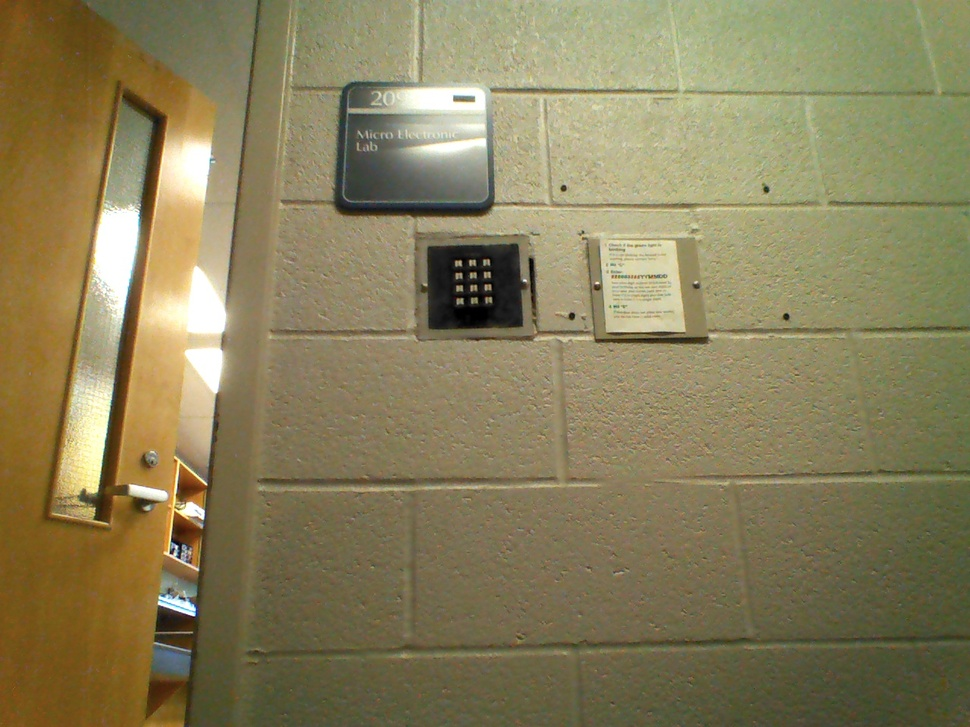
#> input picture Image Proc/firstRoomNum1.jpg, 970 x 727 px, shrunk from 1280 x 960 before the run
$ python filter_image.py   (Python 2 division)
#> lines starting #> are read from the running program, lines starting #| are printed output that depends on the picture
import Image

#image = 0
def histVert(image_data, filter, width, height):
    count = 0
    array = []
    for x in range(0,width):
        count = 0
        for y in range(0, height):
            c = image_data[y*height + x]
            if ( c > 250 ):
                count = count + 1
        percent = (float(count)/float(width)) * 100
        print percent
        array.append(percent)
    return array

def histHorz(image_data, filter, width, height):
    return

def findPlaque(image_data, width, height):
    top_filter = [ -1, -2, -1, 0, 0, 0, 1, 2, 1 ]
    left_filter = [ -1, 0, 1, -2, 0, 2, -1, 0, 1 ]
    vert_hist = histVert(image_data, left_filter, width, height)
    horz_hist = histHorz(image_data, left_filter, width, height)

def main():
    image_name = raw_input("Enter image name: ")
#> the answer given: ../Image Proc/firstRoomNum1.jpg
    image = Image.open(image_name)
#> image is the input picture: PIL image 970x727 RGB; mean R, G, B 136.5, 127, 89.8
    bw_image = image.convert('1')#converts to black and white
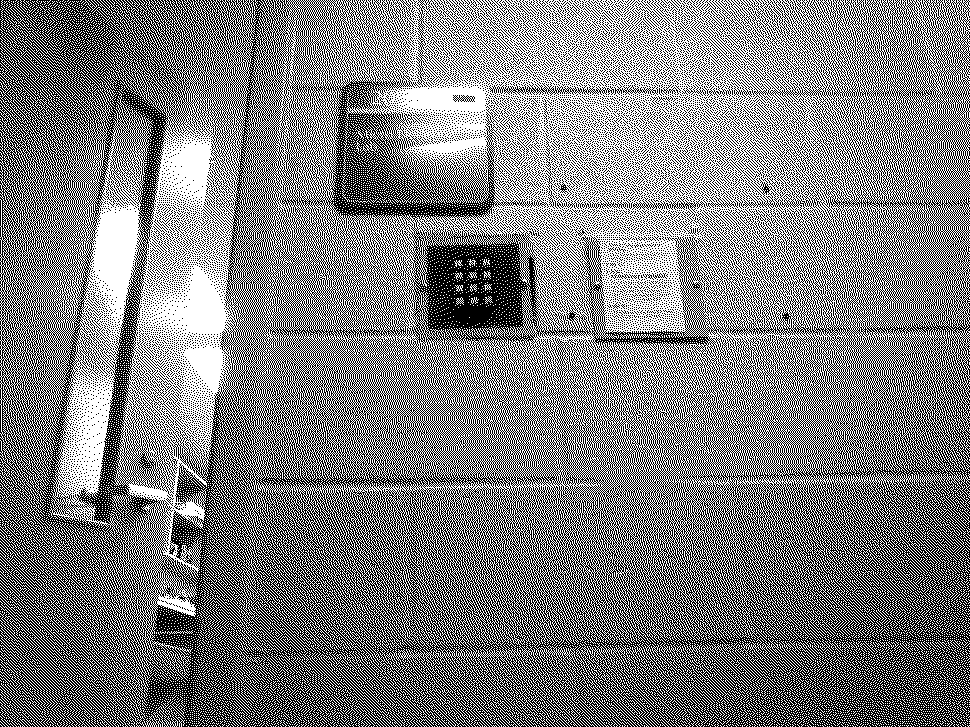
#> bw_image: PIL image 970x727 1; 49% white in thin lines or dots
    bw_image_data = list(bw_image.getdata())
#> bw_image_data = 705190 items
    # returns single values between 0 and 255
    # normal RGB image will return a 3-tuple of (r,g,b)
    findPlaque(bw_image_data, image.size[0], image.size[1])
#> after the loop in histVert, `for x in range(0,width):`: array = 970 values, max 44.64 at index 530, min 36.08 at index 666, mean 40.05
#> in findPlaque, `vert_hist = histVert(image_data, left_filter, width, height)`: vert_hist has the same summary as array in histVert

main()

$ run again, on Image Proc/firstRoomNum3.jpg
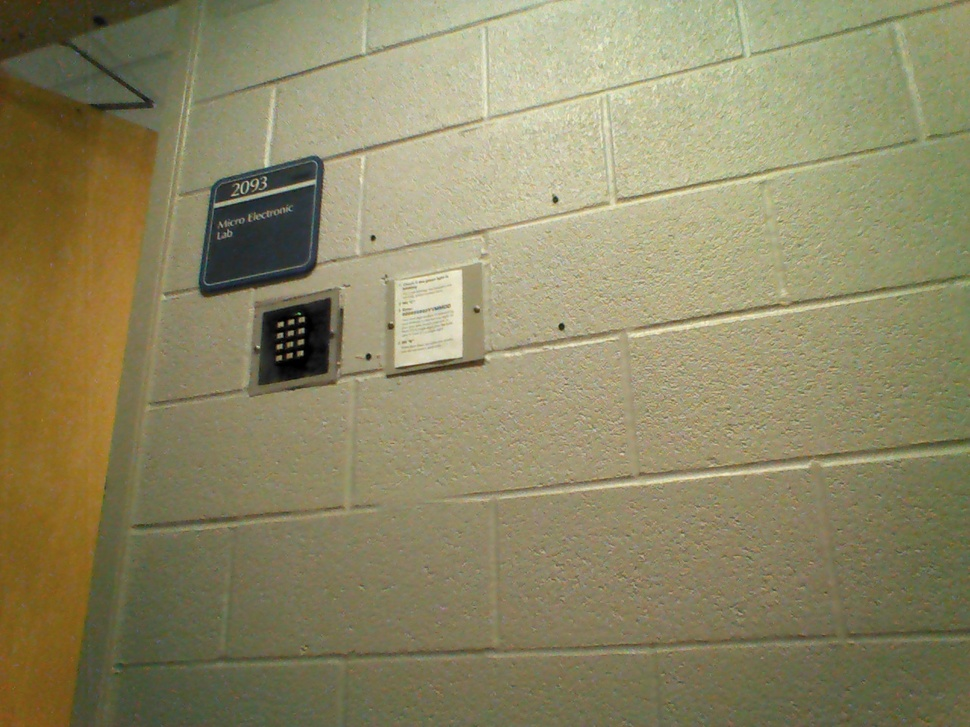
#> input picture Image Proc/firstRoomNum3.jpg, 970 x 727 px, shrunk from 1280 x 960 before the run
#> in main, image is the input picture: PIL image 970x727 RGB; mean R, G, B 140.8, 134.7, 99.9
#> in main, `bw_image = image.convert('1')#converts to black and white`:
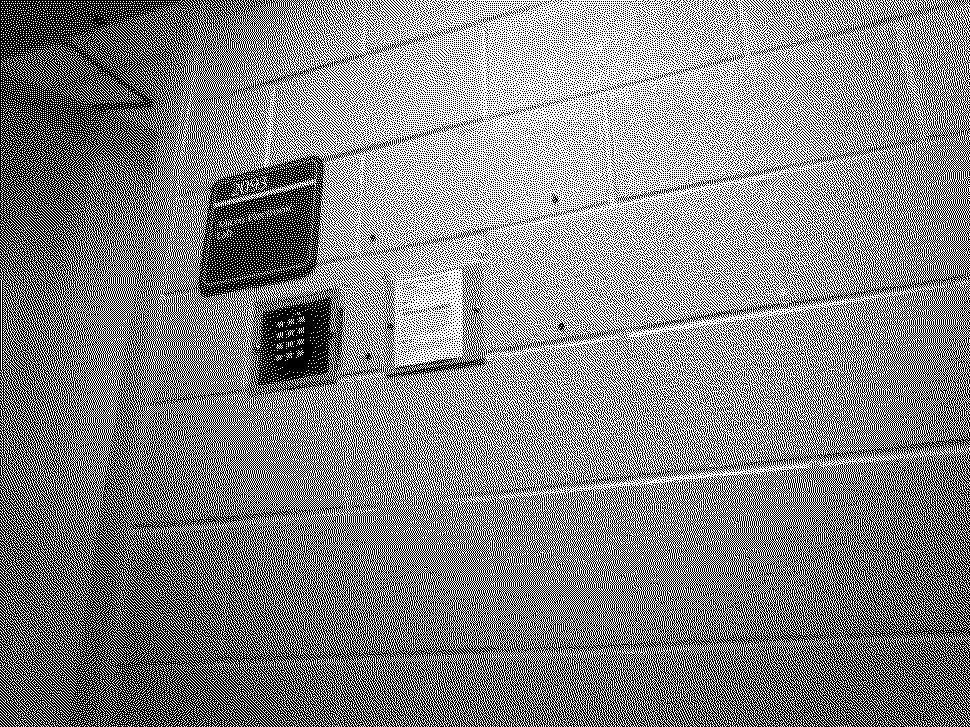
#> bw_image: PIL image 970x727 1; 51.8% white; black in thin lines or dots
#> bw_image_data = 705190 items
#> after the loop in histVert, `for x in range(0,width):`: array = 970 values, max 45.05 at index 479, min 37.42 at index 430, mean 41.47
#> vert_hist has the same summary as array in histVert

$ run again, on Image Proc/firstRoomNum4.jpg
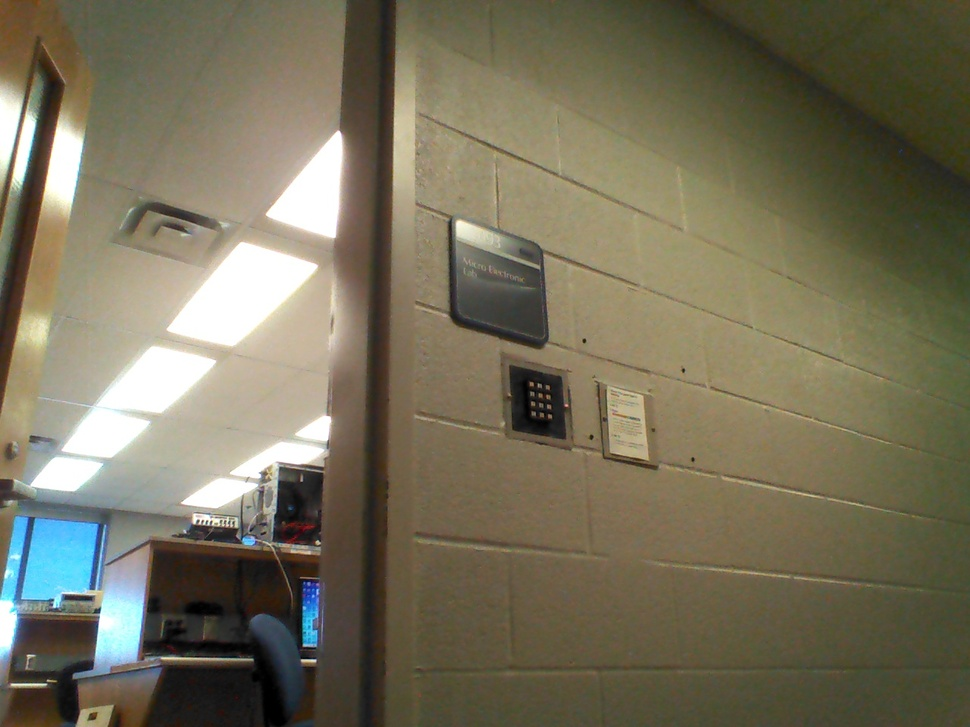
#> input picture Image Proc/firstRoomNum4.jpg, 970 x 727 px, shrunk from 1280 x 960 before the run
#> in main, image is the input picture: PIL image 970x727 RGB; mean R, G, B 118.2, 112.3, 90.5
#> in main, `bw_image = image.convert('1')#converts to black and white`:
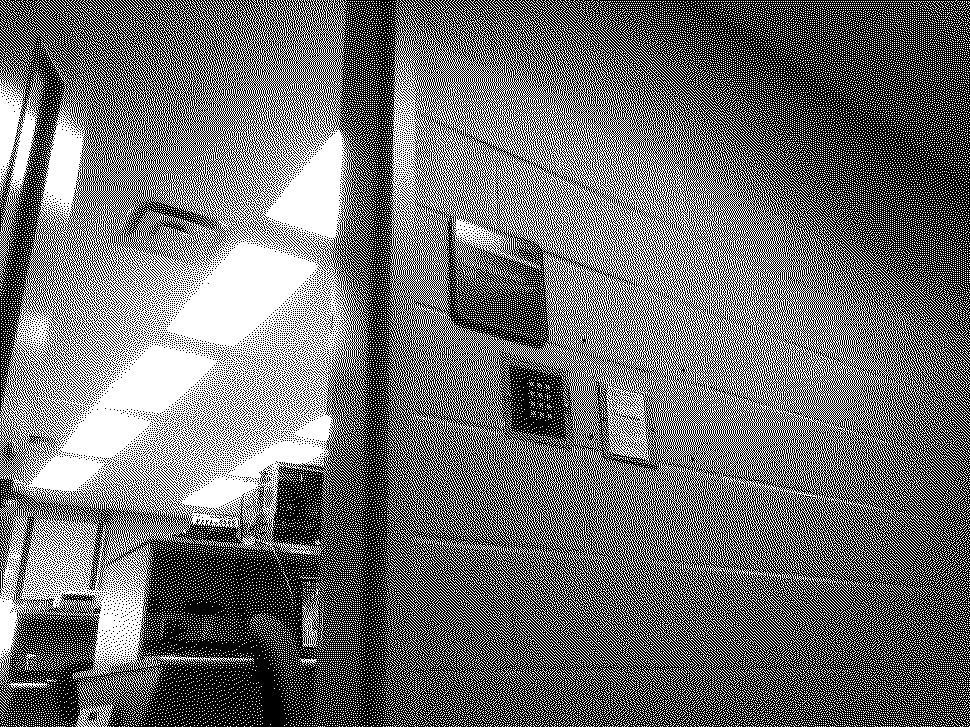
#> bw_image: PIL image 970x727 1; 43.5% white in thin lines or dots
#> bw_image_data = 705190 items
#> after the loop in histVert, `for x in range(0,width):`: array = 970 values, max 40.52 at index 164, min 30.62 at index 21, mean 35.7
#> vert_hist has the same summary as array in histVert

$ run again, on Image Proc/firstRoomNum5.jpg
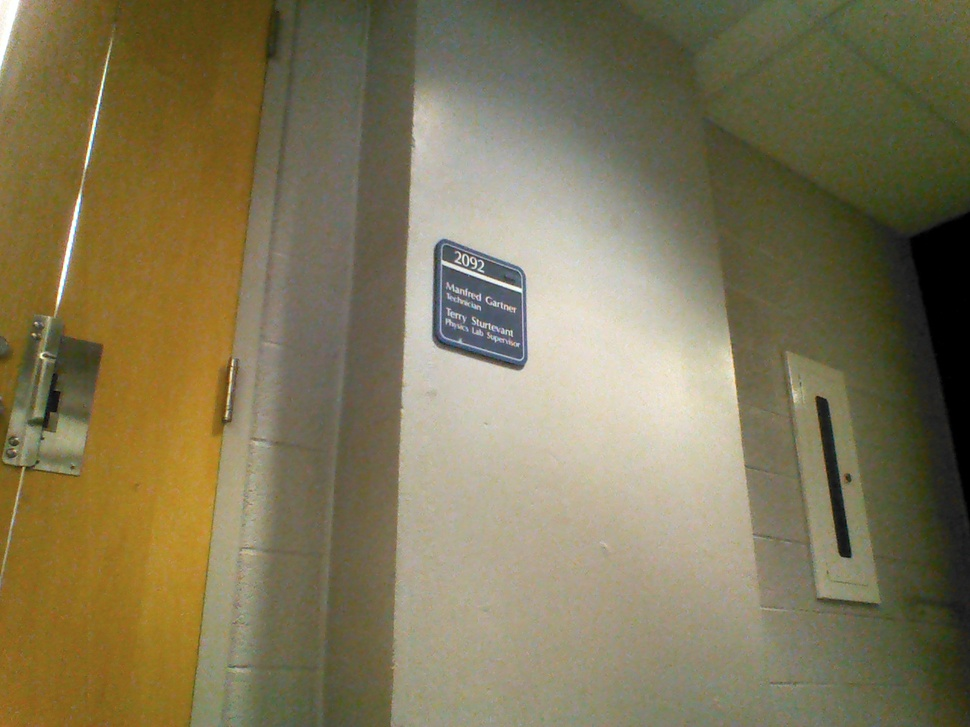
#> input picture Image Proc/firstRoomNum5.jpg, 970 x 727 px, shrunk from 1280 x 960 before the run
#> in main, image is the input picture: PIL image 970x727 RGB; mean R, G, B 127.7, 118.2, 86.7
#> in main, `bw_image = image.convert('1')#converts to black and white`:
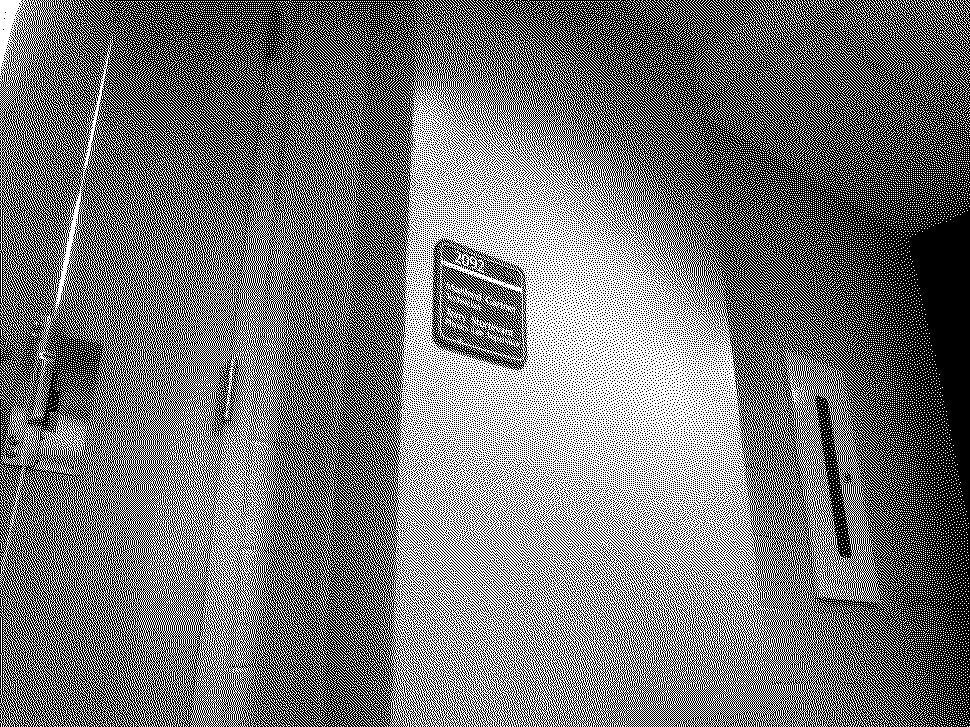
#> bw_image: PIL image 970x727 1; 45.8% white in thin lines or dots
#> bw_image_data = 705190 items
#> after the loop in histVert, `for x in range(0,width):`: array = 970 values, max 38.45 at index 499, min 29.69 at index 193, mean 33.83
#> vert_hist has the same summary as array in histVert
